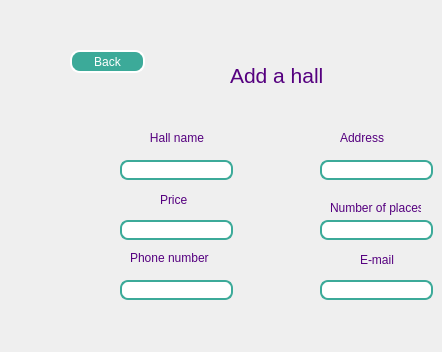
    <widget class="QWidget" name="AddHall">
     <widget class="QLabel" name="title_6">
      <property name="geometry">
       <rect>
        <x>230</x>
        <y>60</y>
        <width>101</width>
        <height>31</height>
       </rect>
      </property>
      <property name="styleSheet">
       <string notr="true">color: rgb(85, 0, 127);
font : 16pt;

</string>
      </property>
      <property name="text">
       <string>Add a hall</string>
      </property>
     </widget>
     <widget class="QLineEdit" name="hall_name_line">
      <property name="geometry">
       <rect>
        <x>120</x>
        <y>160</y>
        <width>113</width>
        <height>20</height>
       </rect>
      </property>
      <property name="styleSheet">
       <string notr="true">QLineEdit{
	border: 2px solid rgb(60,170,153);
	border-radius: 8px;
	padding-left: 20px;
	padding-right: 20px;
	background-color: rgb(255,255,255);
}

QLineEdit:hover{
	border: 2px solid rgb(60,170,153);
}

QLineEdit:focused{
	border: 2px solid rgb(60,170,153);
	color: #A0A0A0;
}</string>
      </property>
     </widget>
     <widget class="QPushButton" name="BackButton_2">
      <property name="geometry">
       <rect>
        <x>70</x>
        <y>50</y>
        <width>75</width>
        <height>23</height>
       </rect>
      </property>
      <property name="styleSheet">
       <string notr="true">border-radius: 10px;
border-width : 2px;
border-style : outset;
background-color:rgb(60,170,153);
color : white</string>
      </property>
      <property name="text">
       <string>Back</string>
      </property>
     </widget>
     <widget class="QLineEdit" name="nb_places_line">
      <property name="geometry">
       <rect>
        <x>320</x>
        <y>220</y>
        <width>113</width>
        <height>20</height>
       </rect>
      </property>
      <property name="styleSheet">
       <string notr="true">QLineEdit{
	border: 2px solid rgb(60,170,153);
	border-radius: 8px;
	padding-left: 20px;
	padding-right: 20px;
	background-color: rgb(255,255,255);
}

QLineEdit:hover{
	border: 2px solid rgb(60,170,153);
}

QLineEdit:focused{
	border: 2px solid rgb(60,170,153);
	color: #A0A0A0;
}</string>
      </property>
     </widget>
     <widget class="QLabel" name="price_label">
      <property name="geometry">
       <rect>
        <x>160</x>
        <y>190</y>
        <width>31</width>
        <height>20</height>
       </rect>
      </property>
      <property name="styleSheet">
       <string notr="true">color: rgb(85, 0, 127);
</string>
      </property>
      <property name="text">
       <string>Price</string>
      </property>
     </widget>
     <widget class="QPushButton" name="AddButton">
      <property name="geometry">
       <rect>
        <x>240</x>
        <y>320</y>
        <width>75</width>
        <height>23</height>
       </rect>
      </property>
      <property name="styleSheet">
       <string notr="true">background-color : transparent;
border-image: url(://Img/add.png);
background: none;
border: none;
background-repeat : none;

</string>
      </property>
      <property name="text">
       <string/>
      </property>
     </widget>
     <widget class="QLabel" name="nb_places_label">
      <property name="geometry">
       <rect>
        <x>330</x>
        <y>200</y>
        <width>91</width>
        <height>16</height>
       </rect>
      </property>
      <property name="styleSheet">
       <string notr="true">color: rgb(85, 0, 127);
</string>
      </property>
      <property name="text">
       <string>Number of places</string>
      </property>
     </widget>
     <widget class="QLabel" name="hall_name_label">
      <property name="geometry">
       <rect>
        <x>140</x>
        <y>130</y>
        <width>91</width>
        <height>16</height>
       </rect>
      </property>
      <property name="styleSheet">
       <string notr="true">color: rgb(85, 0, 127);
</string>
      </property>
      <property name="text">
       <string>   Hall name</string>
      </property>
     </widget>
     <widget class="QLineEdit" name="price_line">
      <property name="geometry">
       <rect>
        <x>120</x>
        <y>220</y>
        <width>113</width>
        <height>20</height>
       </rect>
      </property>
      <property name="styleSheet">
       <string notr="true">QLineEdit{
	border: 2px solid rgb(60,170,153);
	border-radius: 8px;
	padding-left: 20px;
	padding-right: 20px;
	background-color: rgb(255,255,255);
}

QLineEdit:hover{
	border: 2px solid rgb(60,170,153);
}

QLineEdit:focused{
	border: 2px solid rgb(60,170,153);
	color: #A0A0A0;
}</string>
      </property>
     </widget>
     <widget class="QLabel" name="number_label">
      <property name="geometry">
       <rect>
        <x>130</x>
        <y>250</y>
        <width>111</width>
        <height>16</height>
       </rect>
      </property>
      <property name="styleSheet">
       <string notr="true">color: rgb(85, 0, 127);
</string>
      </property>
      <property name="text">
       <string>Phone number</string>
      </property>
     </widget>
     <widget class="QLineEdit" name="number_line">
      <property name="geometry">
       <rect>
        <x>120</x>
        <y>280</y>
        <width>113</width>
        <height>20</height>
       </rect>
      </property>
      <property name="styleSheet">
       <string notr="true">QLineEdit{
	border: 2px solid rgb(60,170,153);
	border-radius: 8px;
	padding-left: 20px;
	padding-right: 20px;
	background-color: rgb(255,255,255);
}

QLineEdit:hover{
	border: 2px solid rgb(60,170,153);
}

QLineEdit:focused{
	border: 2px solid rgb(60,170,153);
	color: #A0A0A0;
}</string>
      </property>
     </widget>
     <widget class="QLabel" name="address_label">
      <property name="geometry">
       <rect>
        <x>340</x>
        <y>130</y>
        <width>91</width>
        <height>16</height>
       </rect>
      </property>
      <property name="styleSheet">
       <string notr="true">color: rgb(85, 0, 127);
</string>
      </property>
      <property name="text">
       <string>Address</string>
      </property>
     </widget>
     <widget class="QLineEdit" name="email_line">
      <property name="geometry">
       <rect>
        <x>320</x>
        <y>280</y>
        <width>113</width>
        <height>20</height>
       </rect>
      </property>
      <property name="styleSheet">
       <string notr="true">QLineEdit{
	border: 2px solid rgb(60,170,153);
	border-radius: 8px;
	padding-left: 20px;
	padding-right: 20px;
	background-color: rgb(255,255,255);
}

QLineEdit:hover{
	border: 2px solid rgb(60,170,153);
}

QLineEdit:focused{
	border: 2px solid rgb(60,170,153);
	color: #A0A0A0;
}</string>
      </property>
     </widget>
     <widget class="QLineEdit" name="address_line">
      <property name="geometry">
       <rect>
        <x>320</x>
        <y>160</y>
        <width>113</width>
        <height>20</height>
       </rect>
      </property>
      <property name="styleSheet">
       <string notr="true">QLineEdit{
	border: 2px solid rgb(60,170,153);
	border-radius: 8px;
	padding-left: 20px;
	padding-right: 20px;
	background-color: rgb(255,255,255);
}

QLineEdit:hover{
	border: 2px solid rgb(60,170,153);
}

QLineEdit:focused{
	border: 2px solid rgb(60,170,153);
	color: #A0A0A0;
}</string>
      </property>
     </widget>
     <widget class="QLabel" name="email_label">
      <property name="geometry">
       <rect>
        <x>360</x>
        <y>250</y>
        <width>51</width>
        <height>20</height>
       </rect>
      </property>
      <property name="styleSheet">
       <string notr="true">color: rgb(85, 0, 127);
</string>
      </property>
      <property name="text">
       <string>E-mail</string>
      </property>
     </widget>
    </widget>
